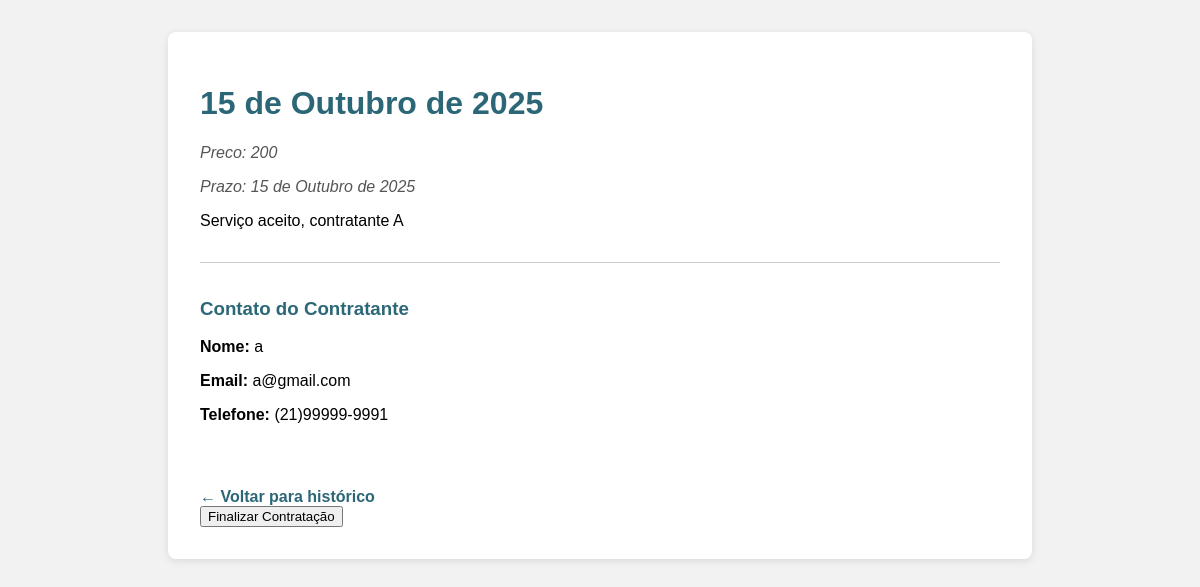
/contratacao/14/ (signed in), run on an earlier commit of the app's database.
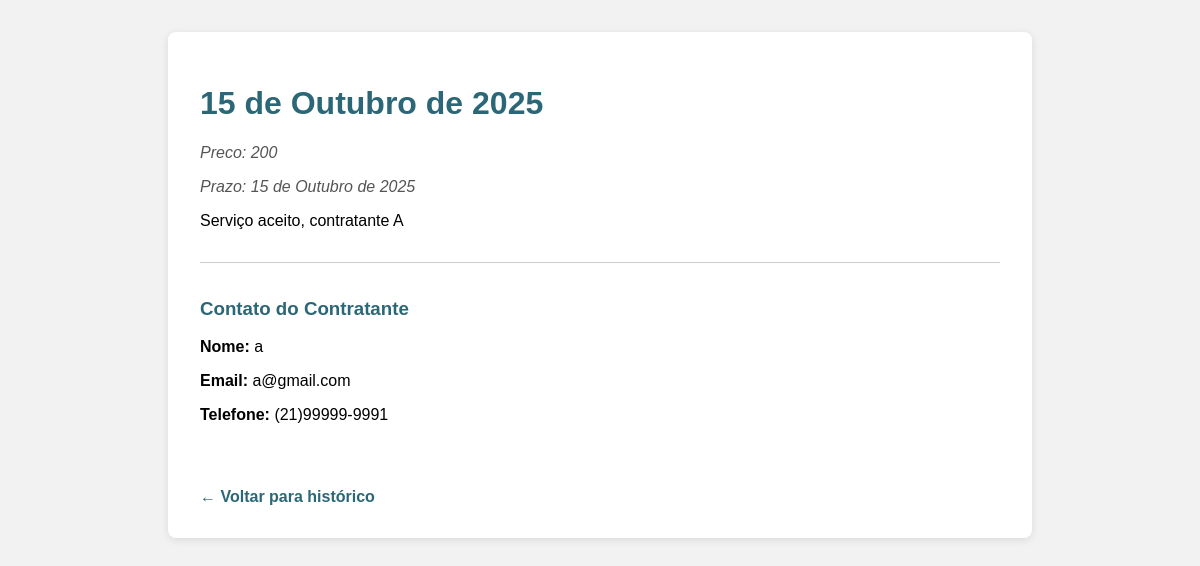
And on a later commit of the database.
### usuarios/views_contratacao.py (the view)
# urls.py: path('contratacao/<int:id>/', contratacao_controller.getContratacaoById, name='contratacao'),
    def getContratacaoById(self, request, id):
        strategy = get_strategy()
        contratacao = strategy.get_single(Contratacao, id)
        return render(request, 'contratacao.html', {
            'contratacao': contratacao,
            'usuario_logado': 'email' in request.session
            })

### usuarios/services.py (called while the page is built)
    def get_single(self, instance, id):
        return get_object_or_404(instance, pk=id)

### usuarios/views_contratacao.py (called while the page is built)
def get_strategy():
    return ApiStrategy() if settings.USE_API else DjangoStrategy()

### usuarios/templates/contratacao.html (shortened to what this page needs)
{% load static %}
<!DOCTYPE html>
<html lang="pt-br">
<head>
    <link href="{% static 'css/anuncio_individual.css' %}" rel="stylesheet">
</head>
<body>
    <div class="container">
        <h1>{{ contratacao.prazo }}</h1>
        <p class="tags">Preco: {{ contratacao.preco }}</p>
        <p class="cidade">Prazo: {{ contratacao.prazo }}</p>
        <div class="descricao">
            <p>{{ contratacao.descricao }}</p>
        </div>
        <div class="contato">
            <h3>Contato do Contratante</h3>
            <p><strong>Nome:</strong> {{ contratacao.contratante.nome }}</p>
            <p><strong>Email:</strong> {{ contratacao.contratante.email }}</p>
            <p><strong>Telefone:</strong> {{ contratacao.contratante.telefone }}</p>
        </div>
        <div class ="botoes">
            <a class="voltar" href="{% url 'historico' 1%}">← Voltar para histórico</a>
        </div>
        {% if request.session.email == contratacao.prestador.email and not contratacao.finalizado and contratacao.aceito %}
        <form method="post" action="{% url 'finalizar_contratacao' contratacao.id %}">
            <button type="submit" class="botao-finalizar">Finalizar Contratação</button>
        </form>
{% endif %}
    </div>
</body>
</html>

What changed in the data, as far as the page shows it:
changed Contratacao "Serviço aceito, contratante A": finalizado False → True (drawn)
Also different on the page:
text no longer shown: "Finalizar Contratação"
